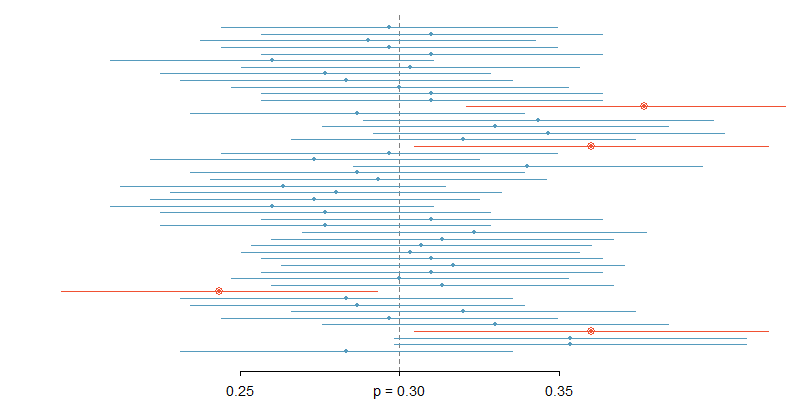

The script that drew this image:
library(openintro)
data(COL)
#set.seed(15)

# _____ Run Simulations ____ #
num.sim <- 50
n       <- 300
p       <- 0.3
p.hat   <- rbinom(num.sim, n, p) / n
SE      <- sqrt(p.hat * (1 - p.hat) / n)

myPNG('95PercentConfidenceInterval.png', 800, 400,
      mar = c(2, 1, 1, 1),
      mgp = c(2.7, 0.9, 0))
xR <- p + 4 * c(-1, 1) * max(SE)
yR <- c(0, num.sim)
plot(xR, yR, type='n', xlab='',
     ylab = '',
     axes = FALSE)
abline(v = p, lty = 2, col = COL[6])
axis(1, at = p + c(-0.05, 0, 0.05),
     c("0.25", "p = 0.30", "0.35"),
     cex.axis = 1.15)
for(i in 1:num.sim){
    ci <- p.hat[i] + 2 * c(-1, 1) * SE[i]
    if(abs(p.hat[i] - p) > 2 * SE[i]){
        col <- COL[4]
        points(p.hat[i], i, cex=1.4, col=col)
    } else {
        col <- COL[1]
    }
    points(p.hat[i], i,
           pch = 20,
           cex = 1.2,
           col = col)
    lines(ci, rep(i, 2), col=col)
}
dev.off()
